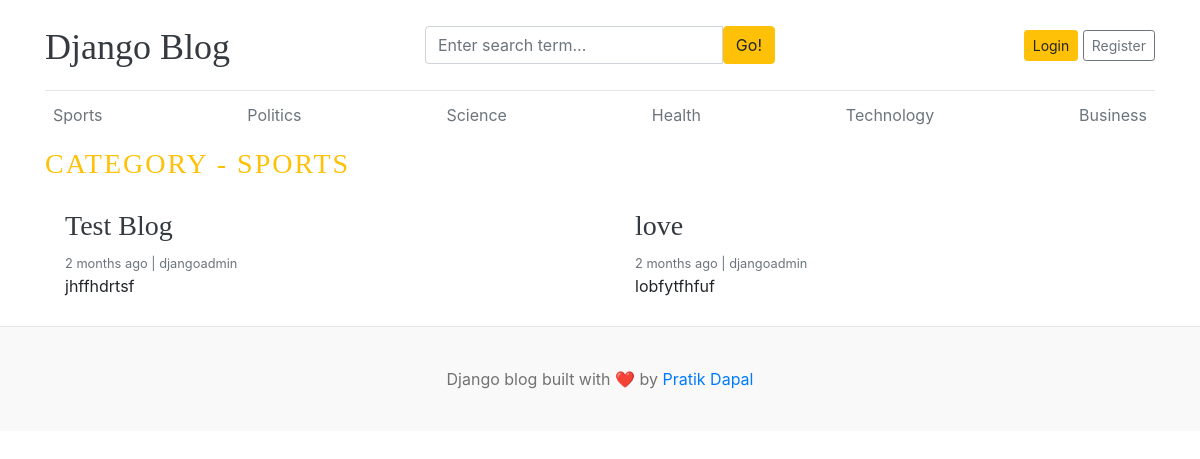
The app's page /category/1/, older data.
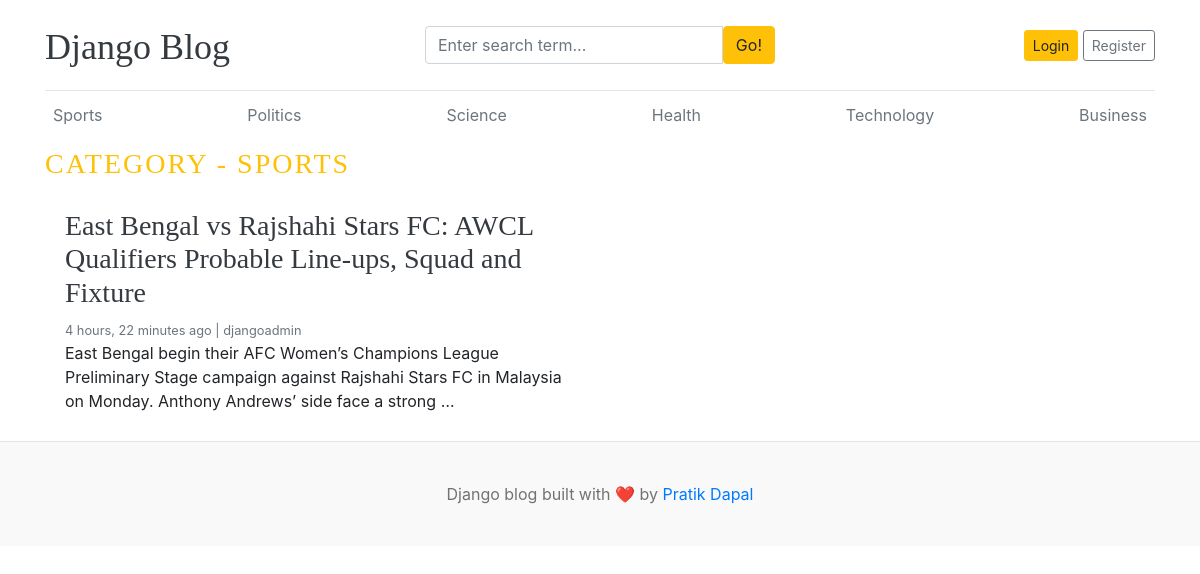
The same page, newer data.
### blogs/models.py (models this page shows, shortened)
class Category(models.Model):
    category_name = models.CharField(max_length=50, unique=True)
    created_at = models.DateTimeField(auto_now_add=True)
    updated_at = models.DateTimeField(auto_now=True)
    class Meta:
        verbose_name_plural= 'categories'
    def __str__(self):
        return self.category_name

class Blog(models.Model):
    title = models.CharField(max_length=100)
    slug = models.SlugField(max_length=150, unique=True, blank=True)
    category = models.ForeignKey(Category, on_delete=models.CASCADE)
    author = models.ForeignKey(User, on_delete=models.CASCADE)
    featured_image = models.ImageField(upload_to='uploads/%Y/%m/%d')
    short_description = models.TextField(max_length=500)
    blog_body = models.TextField(max_length=2000)
    status = models.CharField(max_length=20, choices=STATUS_CHOICES ,default="Drafts")
    is_featured = models.BooleanField(default=False)
    created_at = models.DateTimeField(auto_now_add=True)
    updated_at = models.DateTimeField(auto_now=True)

### blogs/views.py (the view)
# urls.py: path('<int:category_id>/', views.posts_by_category, name='posts_by_category'),
def posts_by_category(request, category_id):
    posts = Blog.objects.filter(status='Published', category=category_id)
    category = get_object_or_404(Category, pk=category_id)
    context = {
        'posts': posts,
        'category': category,
    }
    return render(request,'posts_by_category.html', context)

### blogs/context_processors.py (called while the page is built)
def get_categories(request):
    categories = Category.objects.all()
    return dict(categories=categories)

def get_social_links(request):
    social_links = SocialLink.objects.all()
    return dict(social_links=social_links)

### templates/posts_by_category.html (shortened to what this page needs)
{% extends "base.html" %}
{% block content%}
  <h3 class="text-uppercase text-warning" style="letter-spacing: 2px;">Category - {{category}}</h3>
  <div class="row mb-2">
    {% if posts %}
    {% for post in posts %}
    <div class="col-md-6">
      <div class="card border-0" >
        <div class="card-body">
          <h3><a href="{%  url 'blogs' post.slug %}" class="text-dark">{{ post.title}}</a></h3>
          <small class="mb-1 text-muted">{{post.created_at | timesince}} ago | {{post.author}}</small>
          <p class="card-text">{{ post.short_description | truncatewords:25}}</p>
        </div>
      </div>
    </div>
     {% endfor %}
     {% else %}
     <p>NO POST FOUND</p>
     {% endif %}
  </div>
</div>
{% endblock %}

### templates/base.html (shortened to what this page needs)
{% load static%}
<!DOCTYPE html>
<html lang="en">
  <head>
    <link href="https://getbootstrap.com/docs/4.0/dist/css/bootstrap.min.css" rel="stylesheet">
    <link href="{% static 'css/blog.css'%}" rel="stylesheet">
    <link rel="stylesheet" href="https://cdnjs.cloudflare.com/ajax/libs/font-awesome/4.7.0/css/font-awesome.min.css">
  </head>
  <body>
    <div class="container">
      <header class="blog-header py-3">
        <div class="row flex-nowrap justify-content-between align-items-center">
          <div class="col-4 pt-1">
            <a class="blog-header-logo text-dark" href="/">Django Blog</a>
          </div>
          <div class="col-4">
            <form action="{% url "search" %}" method="GET">
              <div class="input-group">
                <input class="form-control" type="text" name="keyword" value="{{ keyword }}" placeholder="Enter search term..." aria-label="Enter search term...">
                <button type="submit" class="btn btn-warning" id="button-search" type="button">Go!</button>
              </div>
            </form>
          </div>
          <div class="col-4 d-flex justify-content-end align-items-center">
            {% if not user.is_authenticated %}
              <a class="btn btn-sm btn-warning" href="{% url 'login' %}">Login</a> &nbsp;
              <a class="btn btn-sm btn-outline-secondary" href="{% url 'register' %}">Register</a>
            {% endif %}
          </div>
        </div>
      </header>
      <div class="nav-scroller py-1 mb-2">
        <nav class="nav d-flex justify-content-between">
          {% for cat in categories %}
          <a class="p-2 text-muted" href="{% url 'posts_by_category' cat.id %}">{{ cat.category_name}}</a>
          {% endfor %}
        </nav>
      </div>
      {% block content%}
       {% endblock %}
    <footer class="blog-footer">
      <p>Django blog built with ❤️ by <a href="#">Pratik Dapal</a></p>
    </footer>
  </body>
</html>

Row changes from the older to the newer data that the page shows:
removed Blog: title "Test Blog", created_at "2 months", author "djangoadmin", short_description "jhffhdrtsf"
removed Blog: title "love", created_at "2 months", author "djangoadmin", short_description "lobfytfhfuf"
added Blog: title "East Bengal vs Rajshahi Stars FC: AWCL Qualifiers Probable Line-ups, Squad and Fixture", created_at "4 hours, 22 minutes", author "djangoadmin", short_description "East Bengal begin their AFC Women’s Champions League Preliminary Stage campaign against Rajshahi Stars FC in Malaysia on Monday. Anthony Andrews’ side face a strong …"
